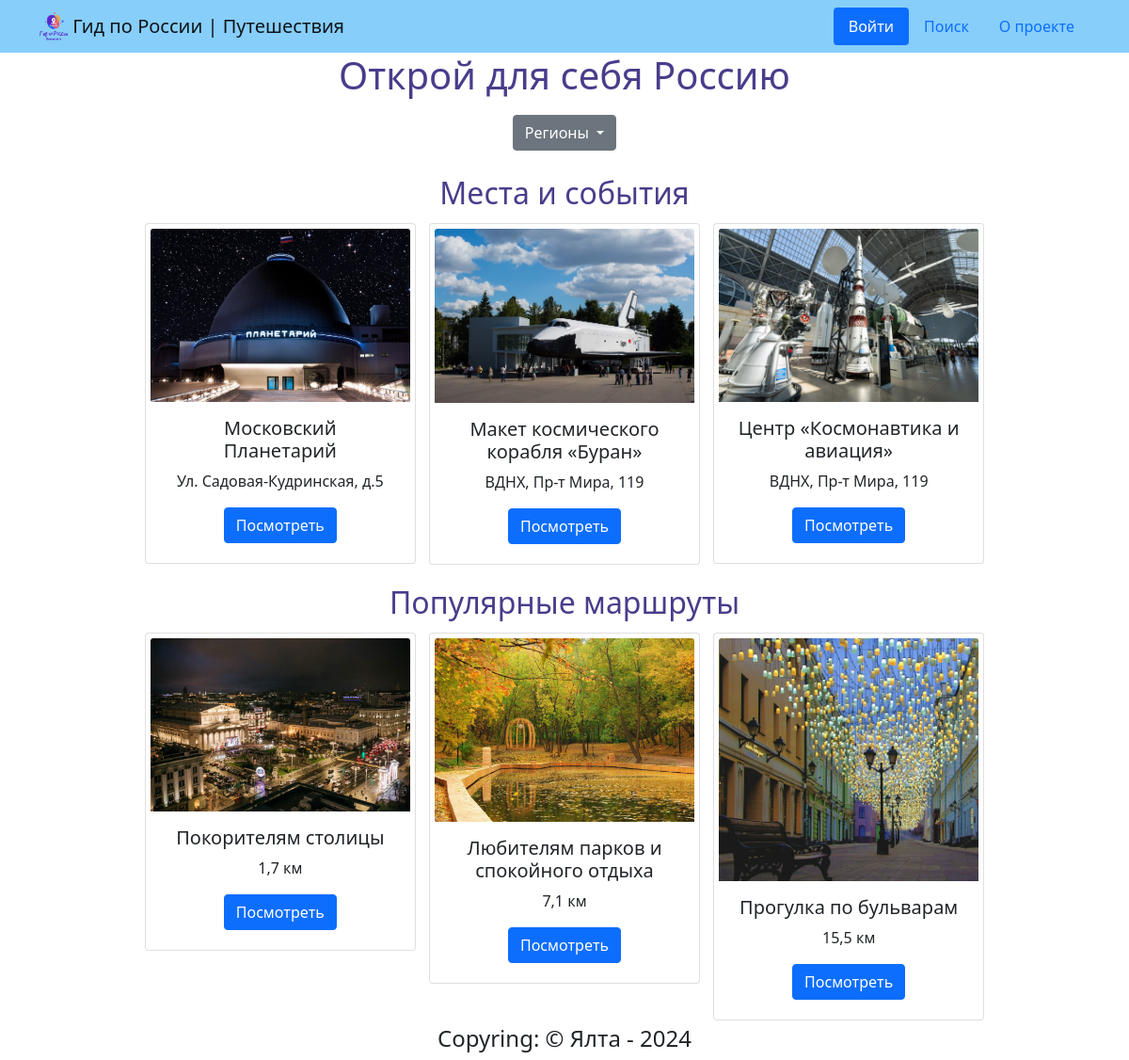
The page / on the database its author committed.
### data/route.py (models this page shows)
class Route(SqlAlchemyBase, UserMixin):
    __tablename__ = 'routes'
    id = sqlalchemy.Column(sqlalchemy.Integer,
                           primary_key=True, autoincrement=True)
    region = sqlalchemy.Column(sqlalchemy.String, nullable=True)
    title = sqlalchemy.Column(sqlalchemy.String, nullable=True)
    duration = sqlalchemy.Column(sqlalchemy.String, nullable=True)
    image = sqlalchemy.Column(sqlalchemy.String, nullable=True)
    info = sqlalchemy.Column(sqlalchemy.String, nullable=True)
    map_api = sqlalchemy.Column(sqlalchemy.String, nullable=True)
    def get_list(self):
        return [self.id, self.region, self.title, self.duration, self.image, self.info, self.map_api]

### guide.py (the view)
@app.route('/')
def main_window():
    context = {'events': [list1, list2, list3],
               'routes': []}
    db_sess = db_session.create_session()
    for route1 in db_sess.query(Route).filter(Route.region == 'Москва').all():
        context['routes'].append(route1.get_list())
    return render_template('main_window.html', context=context)

### data/db_session.py (called while the page is built)
def create_session() -> Session:
    global __factory
    return __factory()

### templates/main_window.html (shortened to what this page needs)
{% extends 'base.html' %}
{% block content %}
<h1 style="text-align:center;color:#483D8B;">Открой для себя Россию</h1>
<div class="outer">
    <div class="dropdown inner">
        <button style="display: inline-block;" class="btn btn-secondary dropdown-toggle" type="button" data-bs-toggle="dropdown" aria-expanded="false">
            Регионы
        </button>
    </div>
</div>
<div>
    <h2>Места и события</h2>
    <div class="outer">
        {% for f in context.events %}
        <div class="card inner" style="width: 18rem;">
            <img src="{{ url_for('static', filename=f[2]) }}" class="card-img-top" alt="...">
            <div class="card-body">
                <h5 class="card-title">{{ f[0] }}</h5>
                <p class="card-text">{{ f[1] }}</p>
                <a href="#" class="btn btn-primary">Посмотреть</a>
            </div>
        </div>
        {% endfor %}
    </div>
</div>
<div>
    <h2>Популярные маршруты</h2>
    <div class="outer">
        {% for f in context.routes %}
        <div class="card inner" style="width: 18rem;">
            <img src="{{ url_for('static', filename=f[4]) }}" class="card-img-top" alt="...">
            <div class="card-body">
                <h5 class="card-title">{{ f[2] }}</h5>
                <p class="card-text">{{ f[3] }}</p>
                <a href="/route/{{ f[0] }}" class="btn btn-primary">Посмотреть</a>
            </div>
        </div>
        {% endfor %}
    </div>
</div>
{% endblock %}

### templates/base.html (shortened to what this page needs)
<!DOCTYPE html>
<html lang="ru">
<head>
    <link rel="stylesheet" href="{{ url_for('static', filename='css/bootstrap.min.css') }}">
    <link href="{{ url_for('static',filename='css/style.css') }}" rel="stylesheet" type="text/css">
</head>
<body>
<header>
      <nav class="navbar navbar-light" style="background-color: lightskyblue">
        <div class="container">
          <a class="navbar-brand" href="/">
            <img src="{{ url_for('static', filename='img/logo.png') }}" width="30" height="30" class="d-inline-block align-top" alt="">
            Гид по России | Путешествия
          </a>
          <ul class="nav  nav-pills">
            <li class="nav-item">
                {% if current_user.is_authenticated %}
                    <a class="nav-link active" href="/profile">Профиль</a>
                {% else %}
                    <a class="nav-link active" href="/login">Войти</a>
                {% endif %}
            </li>
            <li class="nav-item">
              <a class="nav-link" href="">
                Поиск
              </a>
            </li>
            <li class="nav-item">
              <a class="nav-link" href="">
                О проекте
              </a>
            </li>
          </ul>
        </div>
      </nav>
    </header>
    {% block content %}{% endblock %}
    <footer>
        <h4 style="text-align: center;"> Copyring: &copy; Ялта - 2024</h4>
    </footer>
</body>
</html>

### static/css/style.css (style rules this page uses)
h2 { text-align:center; color:#483D8B; }
body { margin:0px; padding:0px; }
.outer { width:100%; text-align: center; }
.inner { display: inline-block; padding: 5px; margin: 5px; vertical-align: top; }

### rows shown on the page
Route: image (picture), title "Покорителям столицы", duration "1,7 км"
Route: image (picture), title "Любителям парков и спокойного отдыха", duration "7,1 км"
Route: image (picture), title "Прогулка по бульварам", duration "15,5 км"

### other values the page prints
{{ f[0] }} "Московский Планетарий" "Макет космического корабля «Буран»" "Центр «Космонавтика и авиация»"
{{ f[1] }} "Ул. Садовая-Кудринская, д.5" "ВДНХ, Пр-т Мира, 119" "ВДНХ, Пр-т Мира, 119"
